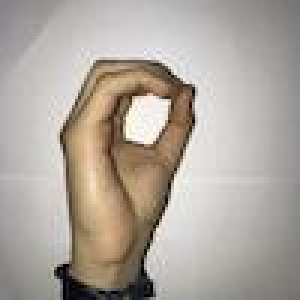
#> input picture Dataset/DenoisedImages/0/IMG_5847.JPG, 100 x 100 px (shown 3 times larger); its folder holds only this picture in this run
$ python increaseContrast.py
#> lines starting #> are read from the running program, lines starting #| are printed output that depends on the picture
### Skripte/fileScripts.py
from skimage import io
import numpy as np

def saveImage(image, location, rot, flip):
    io.imsave(location, np.flip(np.rot90(image, rot), flip))
    #np.rot90(image, 3)

def saveImage(image, location):
    io.imsave(location, image)
    #np.rot90(image, 3)

### Skripte/increaseContrast.py
from PIL import ImageEnhance
from PIL import Image
import glob
import numpy
import fileScripts as fs

for i in range(0, 10):
    for filename in glob.glob("C:\\Users\\user\\Desktop\\POOS-SignLanguage-DigitRecognition\\Dataset\\DenoisedImages\\" + str(i) + "\\*.JPG"):

        image = Image.open(filename)
#> image is the input picture: PIL image 100x100 RGB; mean R, G, B 174.3, 166.7, 157.7

        enhancer = ImageEnhance.Contrast(image)

        enhanced = enhancer.enhance(2)
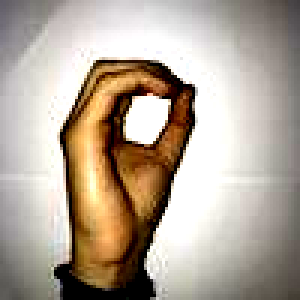
#> enhanced: PIL image 100x100 RGB (shown 3 times larger); mean R, G, B 179.2, 165.9, 151.4

        split = filename.split('\\')

        fs.saveImage(numpy.asarray(enhanced, dtype="uint8"), "C:/Users/user/Desktop/POOS-SignLanguage-DigitRecognition/Dataset/IncreasedContrast/" + str(i) + "/" + split[len(split) - 1])
#> in saveImage, `io.imsave(location, image)`:
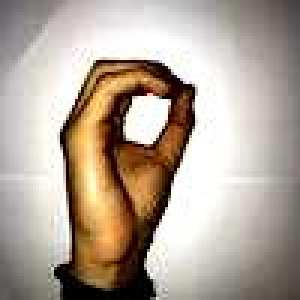
#> saved as IMG_5847.JPG: shape (100, 100, 3) (shown 3 times larger); mean R, G, B 178.9, 165.8, 152.4
#> pass 2 of the loop `for i in range(0, 10):`:
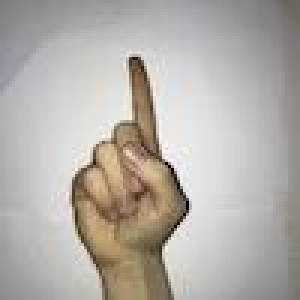
#> input picture Dataset/DenoisedImages/1/IMG_5878.JPG, 100 x 100 px (shown 3 times larger)
#> image is the input picture: PIL image 100x100 RGB; mean R, G, B 179.8, 174.8, 168.9
#> `enhanced = enhancer.enhance(2)`:
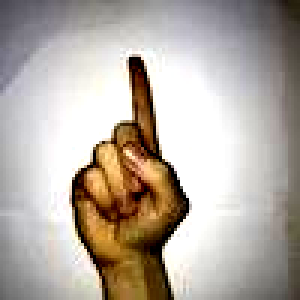
#> enhanced: PIL image 100x100 RGB (shown 3 times larger); mean R, G, B 181, 171.8, 162.5
